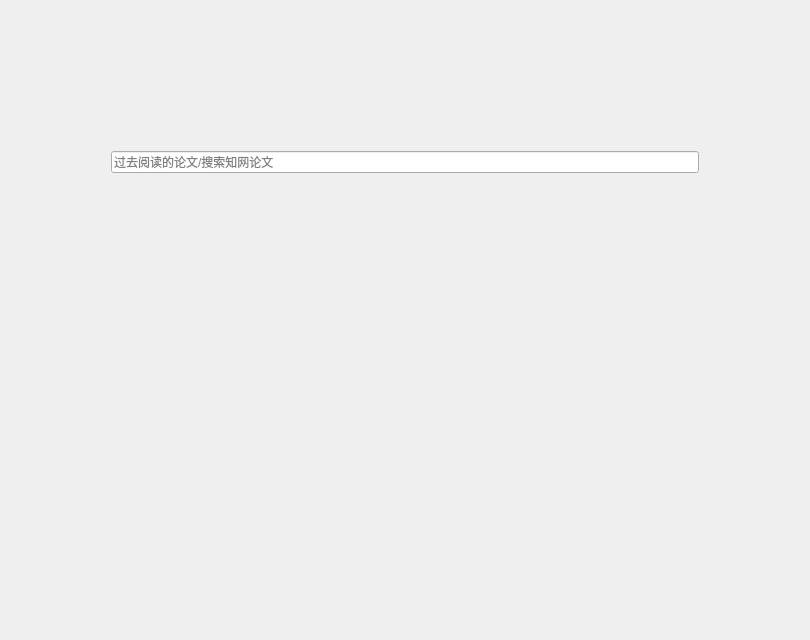
<?xml version="1.0" encoding="UTF-8"?>
<ui version="4.0">
 <class>Form</class>
 <widget class="QWidget" name="Form">
  <property name="geometry">
   <rect>
    <x>0</x>
    <y>0</y>
    <width>810</width>
    <height>640</height>
   </rect>
  </property>
  <property name="windowTitle">
   <string>Form</string>
  </property>
  <layout class="QHBoxLayout" name="horizontalLayout_2">
   <item>
    <layout class="QHBoxLayout" name="horizontalLayout">
     <property name="sizeConstraint">
      <enum>QLayout::SetMaximumSize</enum>
     </property>
     <item>
      <spacer name="horizontalSpacer">
       <property name="orientation">
        <enum>Qt::Horizontal</enum>
       </property>
       <property name="sizeType">
        <enum>QSizePolicy::Fixed</enum>
       </property>
       <property name="sizeHint" stdset="0">
        <size>
         <width>100</width>
         <height>20</height>
        </size>
       </property>
      </spacer>
     </item>
     <item>
      <layout class="QVBoxLayout" name="verticalLayout">
       <property name="sizeConstraint">
        <enum>QLayout::SetMaximumSize</enum>
       </property>
       <item>
        <spacer name="verticalSpacer_2">
         <property name="orientation">
          <enum>Qt::Vertical</enum>
         </property>
         <property name="sizeType">
          <enum>QSizePolicy::Preferred</enum>
         </property>
         <property name="sizeHint" stdset="0">
          <size>
           <width>20</width>
           <height>60</height>
          </size>
         </property>
        </spacer>
       </item>
       <item>
        <widget class="QLabel" name="label">
         <property name="text">
          <string/>
         </property>
         <property name="pixmap">
          <pixmap>../assets/icon160.png</pixmap>
         </property>
         <property name="alignment">
          <set>Qt::AlignCenter</set>
         </property>
        </widget>
       </item>
       <item>
        <spacer name="verticalSpacer_3">
         <property name="orientation">
          <enum>Qt::Vertical</enum>
         </property>
         <property name="sizeType">
          <enum>QSizePolicy::Preferred</enum>
         </property>
         <property name="sizeHint" stdset="0">
          <size>
           <width>20</width>
           <height>60</height>
          </size>
         </property>
        </spacer>
       </item>
       <item>
        <widget class="SearchLineEdit" name="lineEdit">
         <property name="inputMask">
          <string/>
         </property>
         <property name="text">
          <string/>
         </property>
         <property name="frame">
          <bool>true</bool>
         </property>
         <property name="placeholderText">
          <string>过去阅读的论文/搜索知网论文</string>
         </property>
        </widget>
       </item>
       <item>
        <spacer name="verticalSpacer">
         <property name="orientation">
          <enum>Qt::Vertical</enum>
         </property>
         <property name="sizeHint" stdset="0">
          <size>
           <width>20</width>
           <height>40</height>
          </size>
         </property>
        </spacer>
       </item>
      </layout>
     </item>
     <item>
      <spacer name="horizontalSpacer_2">
       <property name="orientation">
        <enum>Qt::Horizontal</enum>
       </property>
       <property name="sizeType">
        <enum>QSizePolicy::Fixed</enum>
       </property>
       <property name="sizeHint" stdset="0">
        <size>
         <width>100</width>
         <height>20</height>
        </size>
       </property>
      </spacer>
     </item>
    </layout>
   </item>
  </layout>
 </widget>
 <customwidgets>
  <customwidget>
   <class>SearchLineEdit</class>
   <extends>QLineEdit</extends>
   <header>qfluentwidgets</header>
  </customwidget>
 </customwidgets>
 <resources/>
 <connections/>
</ui>
